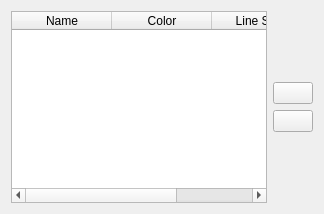
         <widget class="QWidget" name="patronsPage">
          <layout class="QHBoxLayout" name="horizontalLayout_7">
           <item>
            <widget class="QTableWidget" name="patronsTableWidget">
             <property name="editTriggers">
              <set>QAbstractItemView::NoEditTriggers</set>
             </property>
             <property name="selectionMode">
              <enum>QAbstractItemView::SingleSelection</enum>
             </property>
             <property name="selectionBehavior">
              <enum>QAbstractItemView::SelectRows</enum>
             </property>
             <attribute name="horizontalHeaderStretchLastSection">
              <bool>true</bool>
             </attribute>
             <attribute name="verticalHeaderVisible">
              <bool>false</bool>
             </attribute>
             <column>
              <property name="text">
               <string>Name</string>
              </property>
             </column>
             <column>
              <property name="text">
               <string>Color</string>
              </property>
             </column>
             <column>
              <property name="text">
               <string>Line Style</string>
              </property>
             </column>
            </widget>
           </item>
           <item>
            <layout class="QVBoxLayout" name="verticalLayout_9">
             <item>
              <spacer name="verticalSpacer_4">
               <property name="orientation">
                <enum>Qt::Vertical</enum>
               </property>
               <property name="sizeHint" stdset="0">
                <size>
                 <width>20</width>
                 <height>40</height>
                </size>
               </property>
              </spacer>
             </item>
             <item>
              <widget class="QPushButton" name="addPatronButton">
               <property name="text">
                <string/>
               </property>
               <property name="icon">
                <iconset resource="../../ui/resources/icons/icons.qrc">
                 <normaloff>:/icons8_plus_math_32px_1.png</normaloff>:/icons8_plus_math_32px_1.png</iconset>
               </property>
              </widget>
             </item>
             <item>
              <widget class="QPushButton" name="deletePatronButton">
               <property name="text">
                <string/>
               </property>
               <property name="icon">
                <iconset resource="../../ui/resources/icons/icons.qrc">
                 <normaloff>:/icons8_minus_math_32px.png</normaloff>:/icons8_minus_math_32px.png</iconset>
               </property>
              </widget>
             </item>
             <item>
              <spacer name="verticalSpacer_5">
               <property name="orientation">
                <enum>Qt::Vertical</enum>
               </property>
               <property name="sizeHint" stdset="0">
                <size>
                 <width>20</width>
                 <height>40</height>
                </size>
               </property>
              </spacer>
             </item>
            </layout>
           </item>
          </layout>
         </widget>
